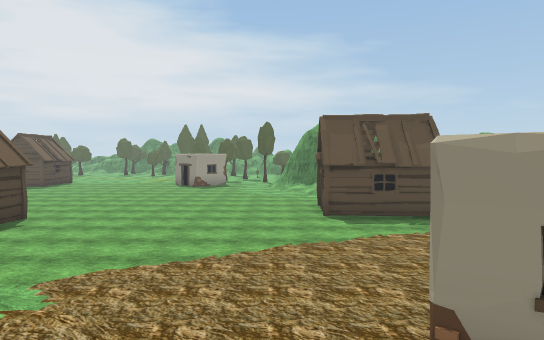
[1] (above)

24 first-person views from a walk through a scene from a Unity 3-D project. The camera is 1.3 m above the floor, tilts 2° down and sees 70° across. The floor is counted in squares, 2 m on a side. Each view is taken from the middle of a square. On the plan, view 1 faces up. The plan holds only what a view shows up to about 11 squares ahead; the rest is blank. The place goes on beyond the plan. Some animated figures are left out. Some surface patterns are stand-ins.

[2]
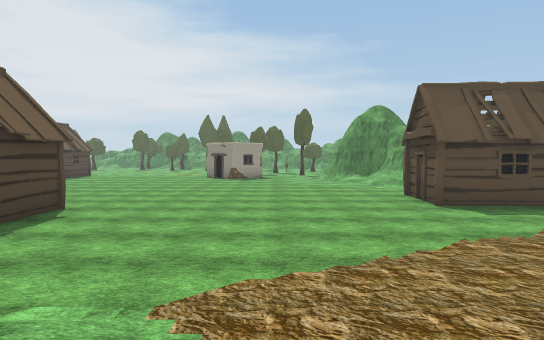

[3]
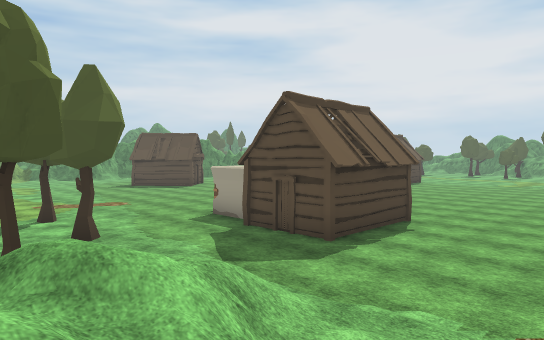

[4]
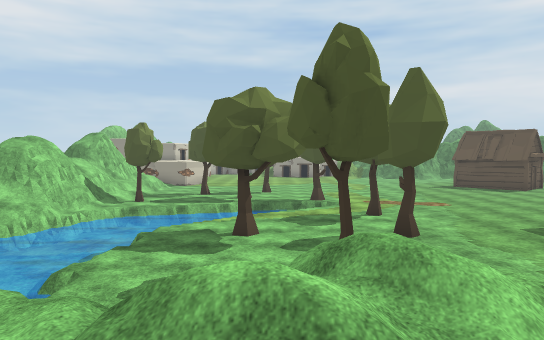

[5]
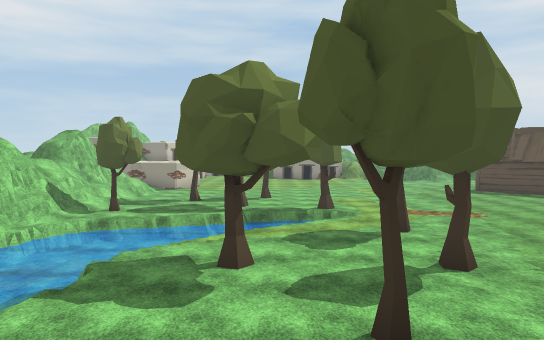

[6]
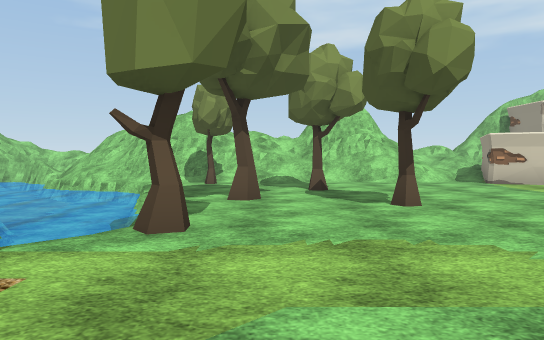

[7]
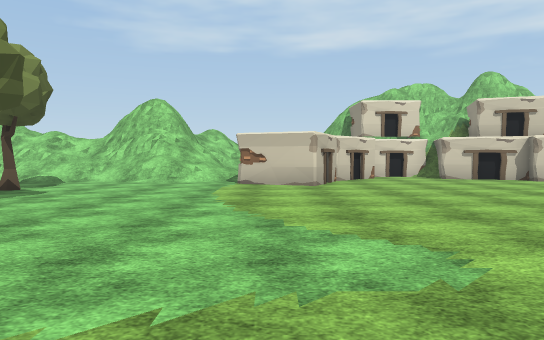

[8]
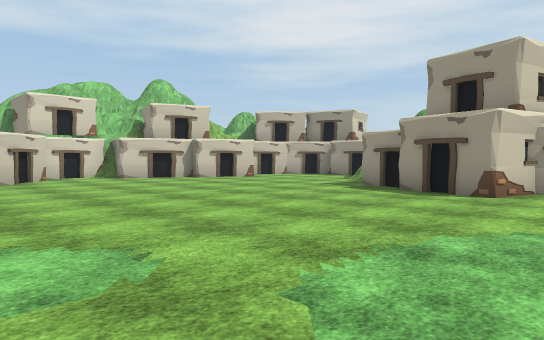

[9]
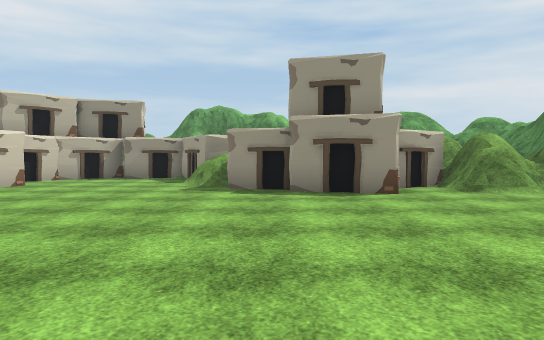

[10]
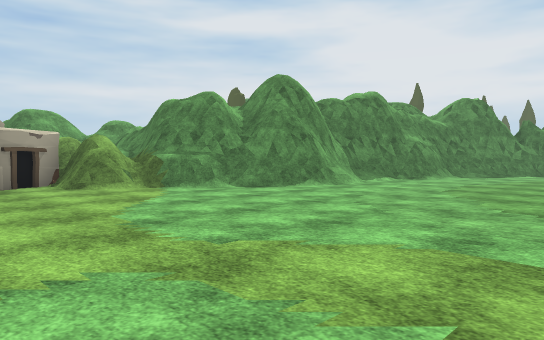

[11]
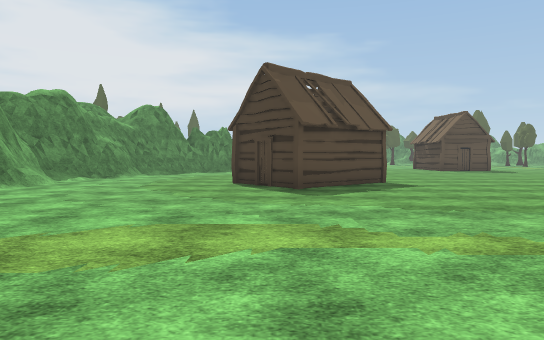

[12]
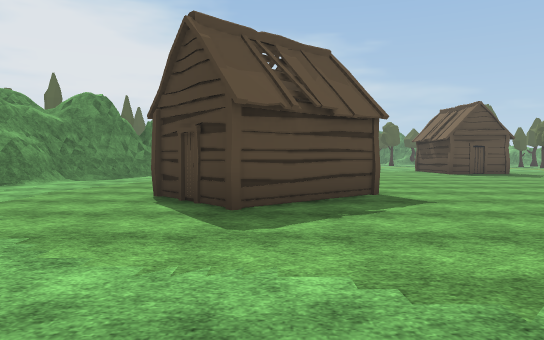

[13]
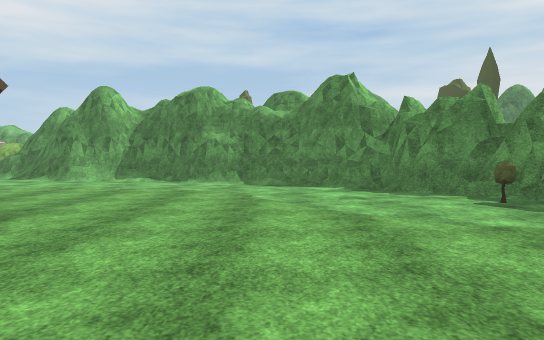

[14]
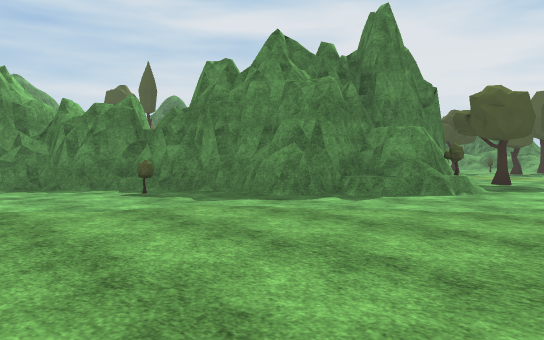

[15]
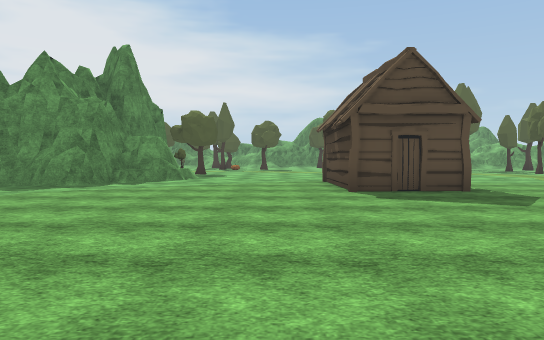

[16]
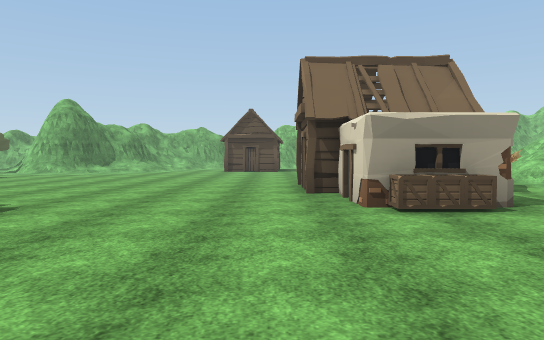

[17]
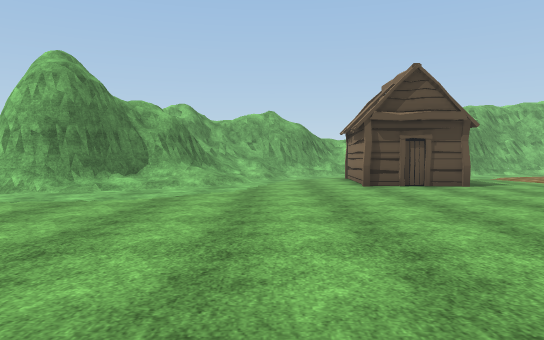

[18]
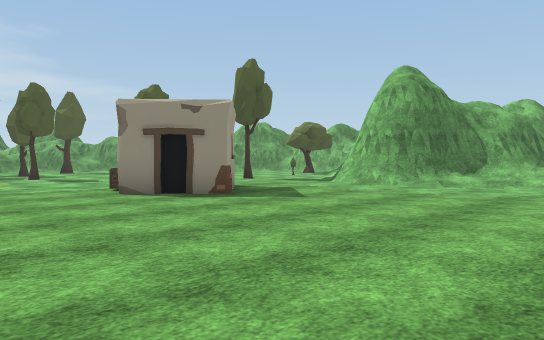

[19]
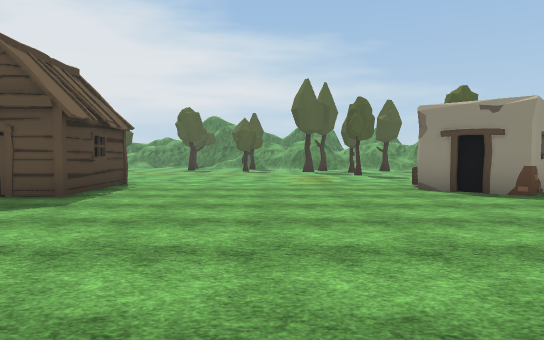

[20]
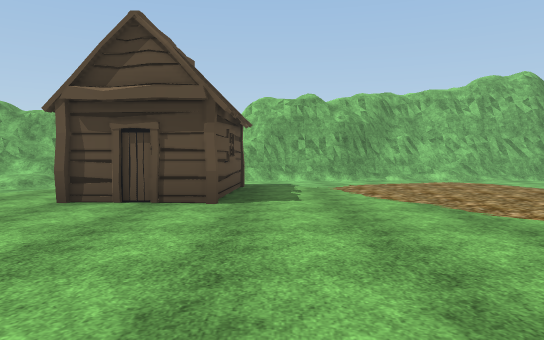

[21]
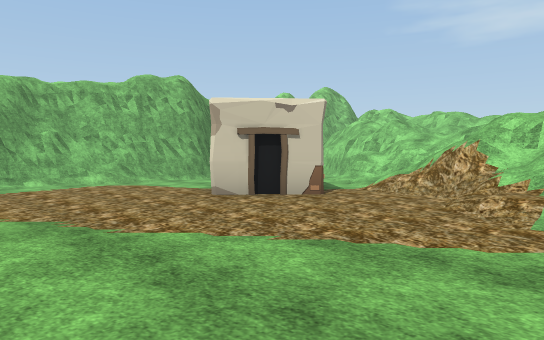

[22]
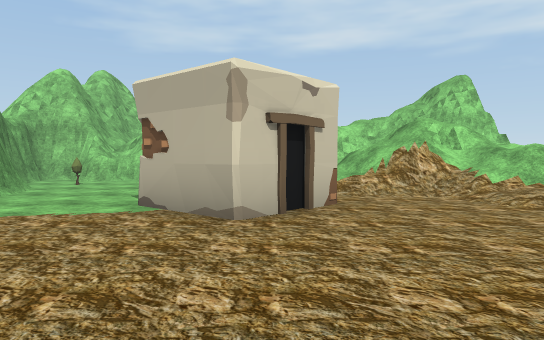

[23]
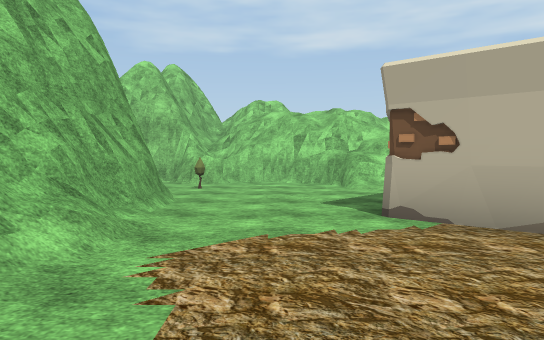

[24]
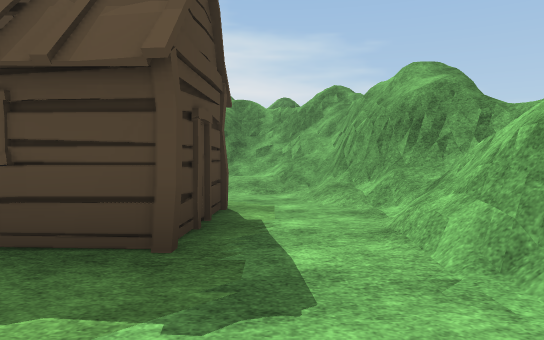

### Floor plan
Key: @ floor where view 1 was taken; # wall or solid block; x gap in a wall; . main floor; : floor 2.5 m higher than the main floor; + floor 3 m higher than the main floor; * floor 3.5 m higher than the main floor; % floor 3.75 m higher than the main floor; / step, stairs or slope; = window, fence, low wall or low ledge; ≈ water the walk keeps out of; ^ raised ledge; v drop or lower ground; H hut; T tree; C crate; O other object.
Columns run from 35 left of view 1 to 8 right of it. Each row starts with its distance up from view 1.
 24                  #..   .........T
 23                 ##.... .........
 22                ###....HH.......
 21              ###.......H......C##...
 20             ##........H........#O../#
 19            ##.T.......H............/####
 18           ##......................./##== =
 17          ##/........................//===##
 16          #/............. ...........//###==
 15          #.............  ............/////#
 14         ##.............   .............///#
 13         #......H......  ................./#=
 12         #.....H H....................HH../==
 11         #....HH H....................  H./=#
 10       ###......H.....................HHH./=
  9       ###.................OHHH.........../#
  8   ==####........... .....COH H............#
  7     #^==........... .....COH H............#
  6    v###........... .......................##
  5    OOO....................................##
  4     O##................T......///....#....##
  3    OOO#.............T≈....T.. /////..##...#
  2    OOO...............≈≈.....T /////..O ...#
  1    ##O...........T...≈≈...T.. /////=/.....#
  0   OO/..............T.≈≈≈....../////@//....##
 -1   ....................≈≈≈.....v/   = //..T.#
 -2    ...............T...≈≈≈≈≈≈≈  ## #==x=/....
 -3  O..........OO......T.≈≈≈≈≈≈≈   ###+::=#####
 -4 OOO..OO.....OO/////////≈≈≈≈           *%*=##
 -5  OOOOOOO..OOOO//##=##### ≈≈

Where each view was taken, in squares from view 1:
view 1: 0 up, 0 right, facing up
view 2: 2 up, 2 left, facing up
view 3: 1 up, 2 left, facing up-left
view 4: 1 up, 2 left, facing left
view 5: 1 up, 4 left, facing left
view 6: 6 up, 16 left, facing down
view 7: 6 up, 22 left, facing down
view 8: 6 up, 22 left, facing down-left
view 9: 2 up, 22 left, facing left
view 10: 3 up, 21 left, facing up-left
view 11: 2 up, 21 left, facing up
view 12: 5 up, 20 left, facing up
view 13: 16 up, 16 left, facing left
view 14: 16 up, 15 left, facing up-left
view 15: 12 up, 15 left, facing up
view 16: 10 up, 15 left, facing right
view 17: 14 up, 7 left, facing right
view 18: 14 up, 8 left, facing up-right
view 19: 13 up, 8 left, facing up
view 20: 9 up, 4 left, facing right
view 21: 8 up, 3 left, facing down-right
view 22: 8 up, 2 right, facing down
view 23: 7 up, 5 right, facing down
view 24: 7 up, 5 right, facing up
